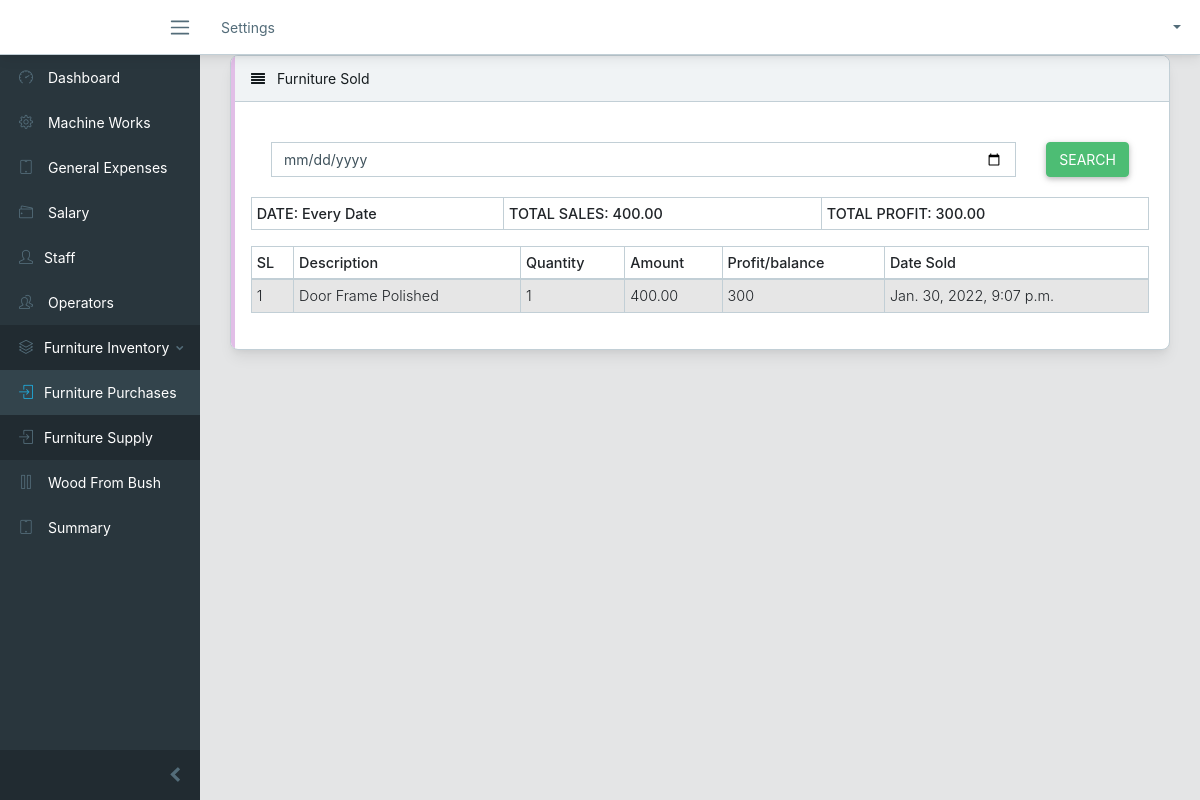
The app's page /furniture-sold (signed in) with its own data.
### services/models.py (models this page shows, shortened)
class FurnitureItemPurchase (models.Model):
    furniture = models.ForeignKey(FurnitureInventory,  related_name="furniture", on_delete=CASCADE)
    purchase = models.ForeignKey(FurniturePurchase, related_name="purchase" , on_delete=models.CASCADE)
    quantity = models.PositiveIntegerField()
    total_amount = models.DecimalField(decimal_places=2, max_digits=10)
    date = models.DateTimeField(auto_now_add=True)
    @property
    def profit(self):
        return int(self.furniture.unit_price) - int(self.furniture.unit_expenses_on_work)
    class Meta:
        ordering = ('-date',)

class FurnitureInventory (models.Model):
    item_name = models.CharField(max_length=100)
    description = models.CharField(max_length=100, null= True, blank=True)
    quantity = models.IntegerField()
    unit_price = models.DecimalField(decimal_places=2, max_digits=9)
    unit_expenses_on_work = models.DecimalField(decimal_places=2, max_digits=9)
    date_made = models.DateTimeField(auto_now_add= True)
    def __str__(self):
        return self.item_name + " " + str(self.description)

### services/views.py (the view)
# urls.py: path('furniture-sold', views.furniture_sold, name = "furniture_sold"),
@login_required
def furniture_sold(request):
    furniturepurchase = FurniturePurchase.objects.all()
    furnitureitempurchase = FurnitureItemPurchase.objects.all()
    furniture_sold_total_profit = 0
    work_date = request.GET.get('date_recorded')
    if work_date is not '' and work_date is not None:
        furnitureitempurchase= furnitureitempurchase.filter(date__icontains = work_date)
        furniture_sold_total = furnitureitempurchase.aggregate(Total = Sum('total_amount',))
        for i in furnitureitempurchase:
            furniture_sold_total_profit = i.profit
    else:
        work_date = "Every Date"
        furniture_sold_total = furnitureitempurchase.aggregate(Total = Sum('total_amount',))
        for i in furnitureitempurchase:
            furniture_sold_total_profit = i.profit
    context={
       "furniture_sold_total": furniture_sold_total,
       "furniture_sold_total_profit":furniture_sold_total_profit,
       "work_date": work_date,
       "furnitureitempurchase":furnitureitempurchase,
    }
    return render(request, 'lists/furniture_sold.html',context)

### templates/lists/furniture_sold.html (shortened to what this page needs)
{% extends "base.html" %}
{% block content %}
<div class="row">
    <div class="col-lg-12">
        <div class="card">
            <div class="card-header">
                <i class="fa fa-align-justify"></i> Furniture Sold</div>
            <div class="card-body">
                <table class="table table-responsive-sm table-bordered table-striped table-sm">
                    <tr>
                                <form class="card card-sm">
                                    <div class="card-body row no-gytters align-items-center">
                                        <div class="col">
                                            <input type="date" name='date_recorded' class="form-control form-control-borderless" placeholder="Search for products">
                                        </div>
                                        <div class="col-auto">
                                            <button class='btn btn-success' type='submit'>Search</button>
                                        </div>
                                    </div>
                                </form>
                    </tr>
                    <tr>
                       <th>DATE: {{ work_date}}</th>
                       <th>TOTAL SALES: {{ furniture_sold_total.Total|floatformat:2 }} </th>
                       <th>TOTAL PROFIT: {{ furniture_sold_total_profit|floatformat:2 }} </th>
                    </tr>
                </table>
                <table class="table table-responsive-sm table-bordered table-striped table-sm">
                    <thead>
                        <tr>
                            <th>SL</th>
                            <th>Description</th>
                            <th>Quantity</th>
                            <th>Amount</th>
                            <th>Profit/balance</th>
                            <th>Date Sold</th>
                        </tr>
                    </thead>
                    <tbody>
                        {% for furniture_sold in furnitureitempurchase %}
                            <tr>
                                <td>{{ forloop.counter }}</td>
                                <td>{{ furniture_sold.furniture }}</td>
                                <td>{{ furniture_sold.quantity }}</td>
                                <td>{{ furniture_sold.total_amount }}</td>
                                <td>{{furniture_sold.profit}}
                                <td>{{ furniture_sold.date }}</td>
                            </tr>
                        {% endfor %}
                    </tbody>
                </table>
            </div>
        </div>
    </div>
</div>
{% endblock %}

### static/css/main.css (style rules this page uses)
body { font-family: Varela Round; background: #f1f1f1; }
body { background:#DCDCDC; margin-top:20px; }
body { background: #eee }
.card { border: none; position: relative; overflow: hidden; border-radius: 8px; cursor: pointer }
.card:before { content: ""; position: absolute; left: 0; top: 0; width: 4px; height: 100%; background-color: #E1BEE7; transform: scaleY(1); transition: all 0.5s; transform-origin: bottom }
.card:after { content: ""; position: absolute; left: 0; top: 0; width: 4px; height: 100%; background-color: #8E24AA; transform: scaleY(0); transition: all 0.5s; transform-origin: bottom }
body { background-color: rgba(197, 197, 197, 0.432); font-family: -apple-system, BlinkMacSystemFont, 'Segoe UI', Roboto, Oxygen, Ubuntu, Cantarell, 'Open Sans', 'Helvetica Neue', sans-serif; background: url(../images/background.jpg); background-repeat: none; object-fit: cover; color: white; }
#itemtd, th { border: 1px solid #dddddd; text-align: left; padding: 8px; }

### records on screen
FurnitureItemPurchase: furniture "Door Frame Polished", quantity "1", total_amount "400.00", profit "300", date "Jan. 30, 2022, 9:07 p.m."

### other values on screen
{{ work_date }} "Every Date"
{{ furniture_sold_total.Total|floatformat:2 }} "400.00"
{{ furniture_sold_total_profit|floatformat:2 }} "300.00"
